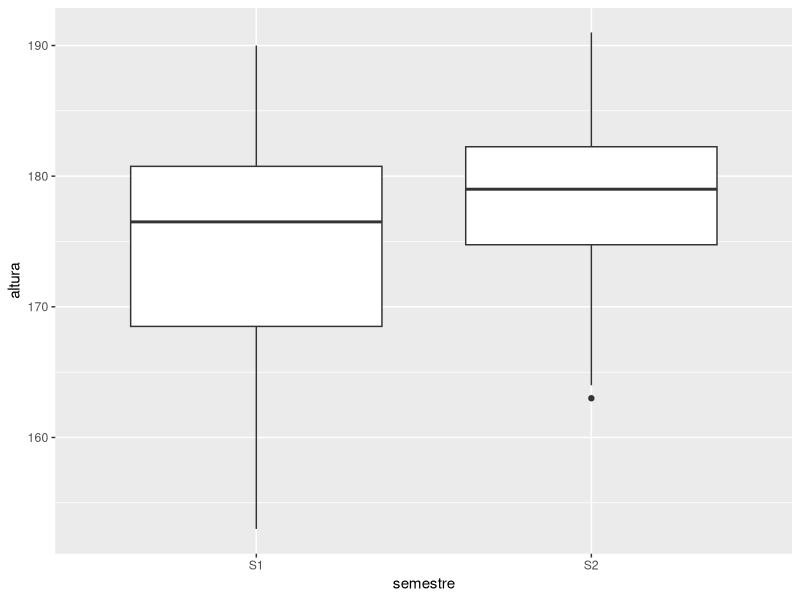

The R source for this figure:
## ---- chunk 1
knitr::opts_chunk$set(echo = TRUE,
                      comment = '',
                      message = FALSE)
## ---- chunk 2
as1 <- c(170,167,173,184,168,190,177,177,162,183,164,162,
         188,181,180,176,180,170,179,176,153,181)
as2 <- c(171,176,180,185,191,187,180,180,176,182,164,
         178,178,163,170,183)
altura <- c(as1,as2)
semestre <- c(rep('S1',length(as1)),
             rep('S2',length(as2)))
dados <- data.frame(semestre,altura)
## ---- chunk 3
library(ggplot2)
dados |> 
  ggplot() +
  aes(x=semestre, y=altura) +
  geom_boxplot()
## ---- chunk 4
library(tidyverse)
altura_s1 <- dados |> 
  filter(semestre=='S1')
shapiro.test(altura_s1$altura)
## ---- chunk 5
altura_s2 <- dados |> 
  filter(semestre=='S2')
shapiro.test(altura_s2$altura)
## ---- chunk 6
t.test(altura~semestre, var.equal=FALSE, 
       data = dados)


wilcox.test(altura~semestre, 
       data = dados)

